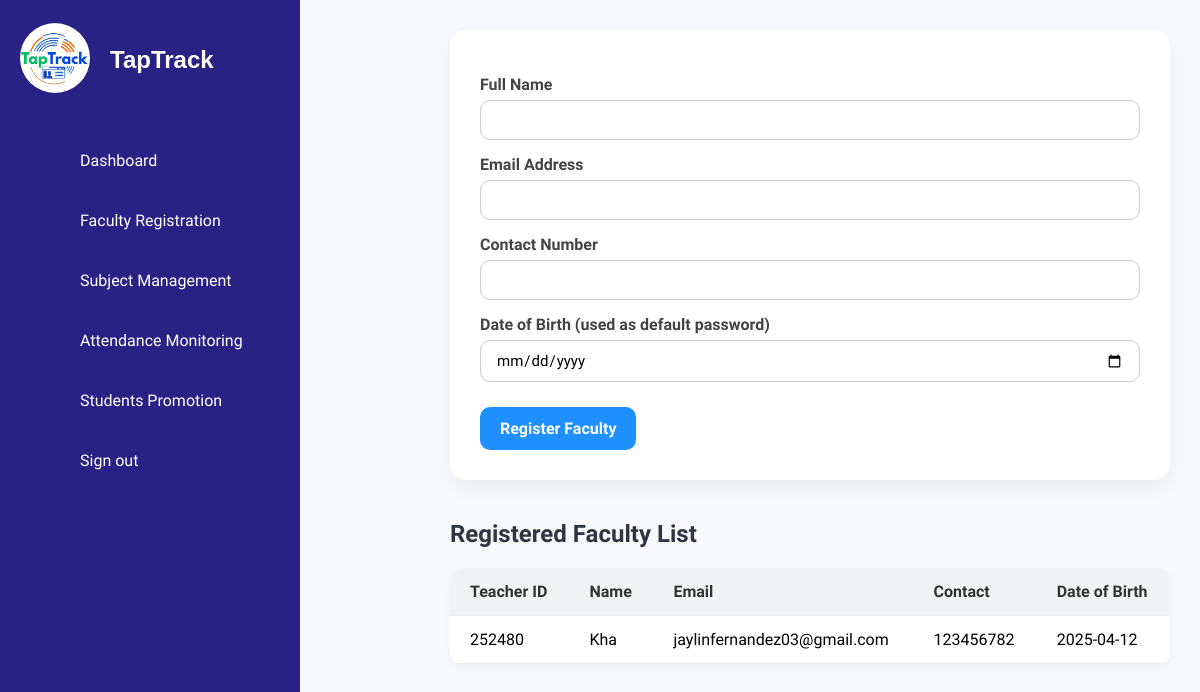
/faculty_registration.php, run on the app's committed database.
### tables this page shows
CREATE TABLE `faculty` (
  `id` int(11) NOT NULL,
  `teacher_id` varchar(6) NOT NULL,
  `name` varchar(100) NOT NULL,
  `email` varchar(100) NOT NULL,
  `contact` varchar(20) DEFAULT NULL,
  `dob` date NOT NULL,
  `password` varchar(255) NOT NULL
);

### faculty_registration.php (the view, shortened to what this page needs)
<?php
include('db_connection.php');
?>
<!DOCTYPE html>
<html lang="en">
<head>
    <link rel="stylesheet" href="assets/css/style.css">
    <link rel="stylesheet" href="assets/css/faculty.css">
</head>
<body>
    <?php include('sidebar.php'); ?>
    <div class="faculty-party" style="margin-left: 420px;">
        <div class="faculty-card">
            <form method="POST" action="">
                <label>Full Name</label>
                <input type="text" name="name" required>
                <label>Email Address</label>
                <input type="email" name="email" required>
                <label>Contact Number</label>
                <input type="text" name="contact" required>
                <label>Date of Birth (used as default password)</label>
                <input type="date" name="dob" required>
                <input type="submit" name="register" value="Register Faculty">
            </form>
        </div>
        <h2>Registered Faculty List</h2>
        <table class="faculty-table">
            <thead>
                <tr>
                    <th>Teacher ID</th>
                    <th>Name</th>
                    <th>Email</th>
                    <th>Contact</th>
                    <th>Date of Birth</th>
                </tr>
            </thead>
            <tbody>
                <?php
                $result = $conn->query("SELECT teacher_id, name, email, contact, dob FROM faculty ORDER BY id DESC");
                if ($result->num_rows > 0):
                    while ($row = $result->fetch_assoc()):
                ?>
                <tr>
                    <td><?= htmlspecialchars($row['teacher_id']) ?></td>
                    <td><?= htmlspecialchars($row['name']) ?></td>
                    <td><?= htmlspecialchars($row['email']) ?></td>
                    <td><?= htmlspecialchars($row['contact']) ?></td>
                    <td><?= htmlspecialchars($row['dob']) ?></td>
                </tr>
                <?php endwhile; else: ?>
                <tr><td colspan="5">No faculty registered yet.</td></tr>
                <?php endif; ?>
            </tbody>
        </table>
    </div>
</body>
</html>

### assets/css/style.css (style rules this page uses)
* { font-family: 'Ubuntu', sans-serif; margin: 0; padding: 0; box-sizing: border-box; }
:root { --blue: #2a2185; --white: #fff; --gray: #f5f5f5; --black1: #222; --black2: #999; }
body { min-height: 100vh; overflow-x: hidden; }

### assets/css/faculty.css (style rules this page uses)
body { font-family: 'Segoe UI', Tahoma, Geneva, Verdana, sans-serif; background-color: #f8f9fc; margin: 0; padding: 0; }
.faculty-party { margin-left: 280px; padding: 30px; max-width: 1000px; }
.faculty-party h1, .faculty-party h2 { color: #2f3542; margin-bottom: 20px; }
.faculty-card { background: #fff; padding: 30px; border-radius: 16px; box-shadow: 0 8px 20px rgba(0, 0, 0, 0.05); margin-bottom: 40px; }
.faculty-card label { font-weight: 600; color: #444; display: block; margin-top: 15px; }
.faculty-card input[type="text"], .faculty-card input[type="email"], .faculty-card input[type="date"] { width: 100%; padding: 10px 15px; border: 1px solid #ccc; border-radius: 10px; margin-top: 6px; font-size: 15px; }
.faculty-card input[type="submit"] { margin-top: 25px; background-color: #1e90ff; color: #fff; border: none; padding: 12px 20px; font-size: 16px; font-weight: bold; border-radius: 10px; cursor: pointer; transition: background 0.3s ease; }
.faculty-table { width: 100%; border-collapse: collapse; background-color: #fff; border-radius: 12px; overflow: hidden; box-shadow: 0 4px 10px rgba(0, 0, 0, 0.04); }
.faculty-table th, .faculty-table td { text-align: left; padding: 14px 20px; border-bottom: 1px solid #eee; }
.faculty-table th { background-color: #f1f3f5; color: #333; }

### data on the page
faculty: teacher "252480", name "Kha", email "jaylinfernandez03@gmail.com", contact "123456782", dob "2025-04-12"
